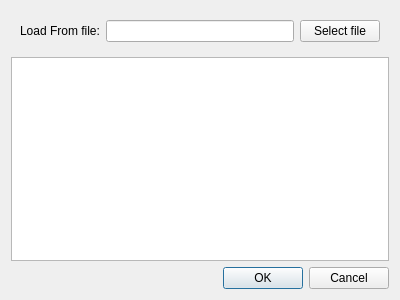
<?xml version="1.0" encoding="UTF-8"?>
<ui version="4.0">
 <class>TypesInteractionDialog</class>
 <widget class="QDialog" name="TypesInteractionDialog">
  <property name="geometry">
   <rect>
    <x>0</x>
    <y>0</y>
    <width>400</width>
    <height>300</height>
   </rect>
  </property>
  <property name="windowTitle">
   <string>Dialog</string>
  </property>
  <layout class="QVBoxLayout" name="verticalLayout">
   <item>
    <widget class="QWidget" name="layoutWidget" native="true">
     <layout class="QHBoxLayout" name="horizontalLayout">
      <item>
       <widget class="QLabel" name="filenameLabel">
        <property name="text">
         <string>Load From file:</string>
        </property>
       </widget>
      </item>
      <item>
       <widget class="QLineEdit" name="filenameLineEdit">
        <property name="readOnly">
         <bool>true</bool>
        </property>
       </widget>
      </item>
      <item>
       <widget class="QPushButton" name="selectFileButton">
        <property name="text">
         <string>Select file</string>
        </property>
       </widget>
      </item>
     </layout>
    </widget>
   </item>
   <item>
    <widget class="QPlainTextEdit" name="plainTextEdit">
     <property name="plainText">
      <string/>
     </property>
     <property name="placeholderText">
      <string>Enter Types Manually</string>
     </property>
    </widget>
   </item>
   <item>
    <widget class="QDialogButtonBox" name="buttonBox">
     <property name="orientation">
      <enum>Qt::Horizontal</enum>
     </property>
     <property name="standardButtons">
      <set>QDialogButtonBox::Cancel|QDialogButtonBox::Ok</set>
     </property>
    </widget>
   </item>
  </layout>
 </widget>
 <resources/>
 <connections>
  <connection>
   <sender>buttonBox</sender>
   <signal>accepted()</signal>
   <receiver>TypesInteractionDialog</receiver>
   <slot>accept()</slot>
   <hints>
    <hint type="sourcelabel">
     <x>248</x>
     <y>254</y>
    </hint>
    <hint type="destinationlabel">
     <x>157</x>
     <y>274</y>
    </hint>
   </hints>
  </connection>
  <connection>
   <sender>buttonBox</sender>
   <signal>rejected()</signal>
   <receiver>TypesInteractionDialog</receiver>
   <slot>reject()</slot>
   <hints>
    <hint type="sourcelabel">
     <x>316</x>
     <y>260</y>
    </hint>
    <hint type="destinationlabel">
     <x>286</x>
     <y>274</y>
    </hint>
   </hints>
  </connection>
 </connections>
</ui>
